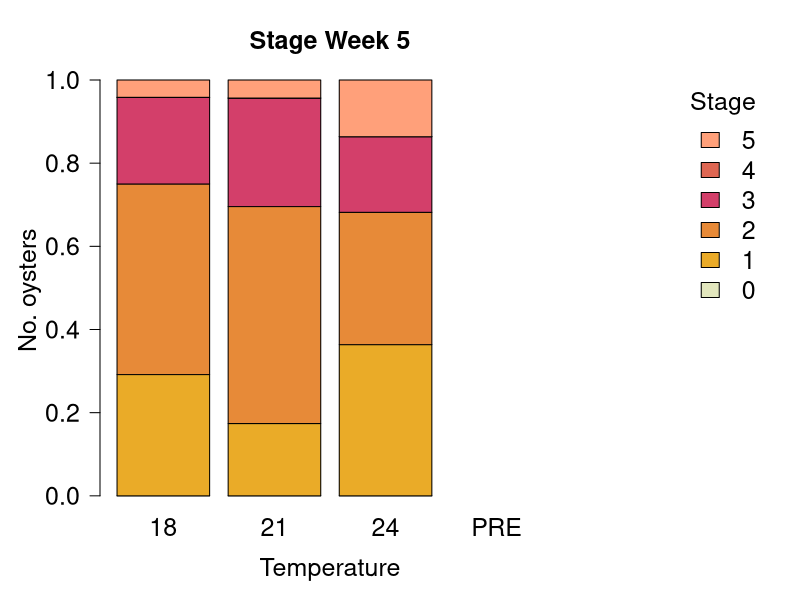
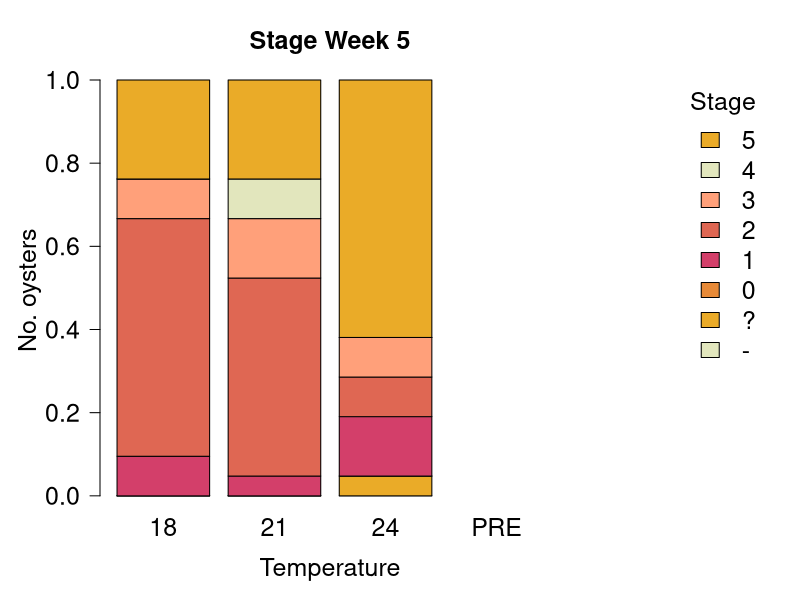
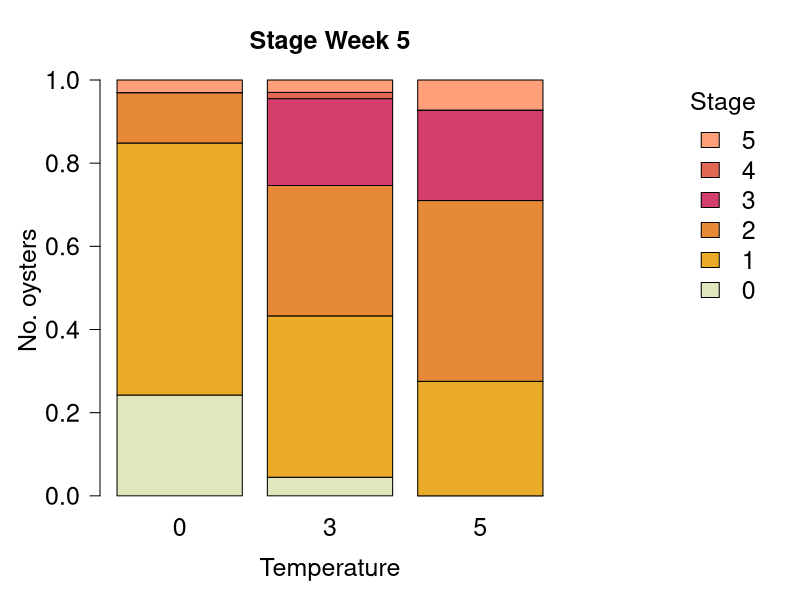
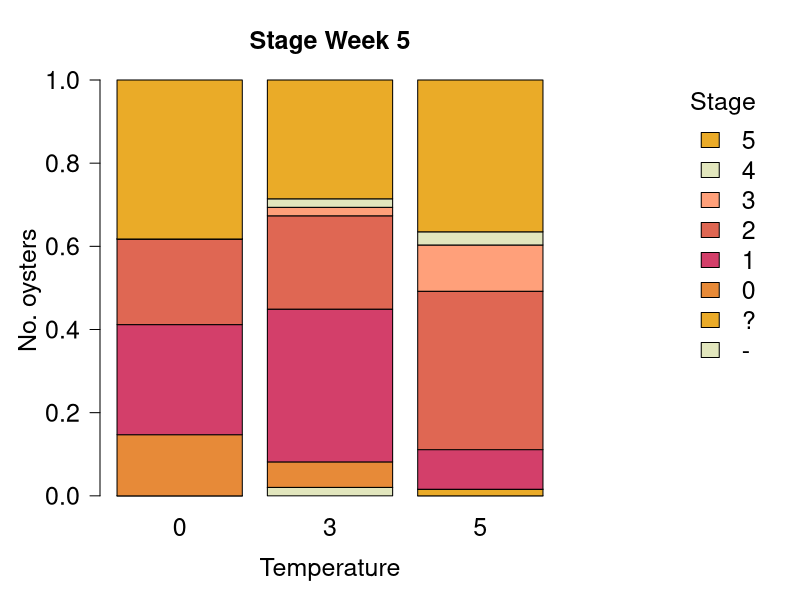

The R script that drew these images, in order:
# HISTOLOGY 

Histology <- read.csv("Angasi-Histology.csv", header=T, stringsAsFactors = T, na.strings = "NA")
Histology$FEMALE.STAGE <- as.factor(Histology$FEMALE.STAGE)
Histology$WEEK <- as.factor(Histology$WEEK)
str(Histology)

Week.3.F <- table(subset(Histology, WEEK==3)$TREATMENT, subset(Histology, WEEK==3)$FEMALE.STAGE)
Week.3.M <- table(subset(Histology, WEEK==3)$TREATMENT, subset(Histology, WEEK==3)$MALE.STAGE)

Week.5.F <- table(subset(Histology, WEEK==5)$TREATMENT, subset(Histology, WEEK==5)$FEMALE.STAGE)
Week.5.M <- table(subset(Histology, WEEK==5)$TREATMENT, subset(Histology, WEEK==5)$MALE.STAGE)

Week.5.pre.F <- table(Histology$WEEK, Histology$FEMALE.STAGE)
Week.5.pre.M <- table(Histology$WEEK, Histology$MALE.STAGE)

fisher.test(Week.3.F) #no diff 
fisher.test(Week.3.M) #no diff 
fisher.test(Week.5.F) #no diff 
fisher.test(Week.5.M) #YES DIFF - males spawned 
chisq.test(Week.5.pre.F, simulate.p.value = T) #YES DIFF 
chisq.test(Week.5.pre.M, simulate.p.value = T) #YES DIFF 

# Stacked barplot showing different stage by tempertature 
par(mfrow=c(1, 1), mar=c(5, 5, 4, 12))
barplot(t(prop.table(Week.5.F,1)), main="Stage Week 5", xlab="Temperature", ylab="No. oysters", las=1, col=c("#E2E6BD",  "#EAAB28", "#E78A38","#D33F6A", "#DF6753", "lightsalmon"), cex.main=1.5, cex.lab=1.5, cex.axis = 1.5, cex.names = 1.5, legend.text = TRUE, args.legend = list(x = "topright", bty = "n", inset=c(-0.45, 0), title="Stage", cex=1.5))

barplot(t(prop.table(Week.5.M,1)), main="Stage Week 5", xlab="Temperature", ylab="No. oysters", las=1, col=c("#E2E6BD",  "#EAAB28", "#E78A38","#D33F6A", "#DF6753", "lightsalmon"), cex.main=1.5, cex.lab=1.5, cex.axis = 1.5, cex.names = 1.5, legend.text = TRUE, args.legend = list(x = "topright", bty = "n", inset=c(-0.45, 0), title="Stage", cex=1.5))

barplot(t(prop.table(Week.5.pre.F,1)), main="Stage Week 5", xlab="Temperature", ylab="No. oysters", las=1, col=c("#E2E6BD",  "#EAAB28", "#E78A38","#D33F6A", "#DF6753", "lightsalmon"), cex.main=1.5, cex.lab=1.5, cex.axis = 1.5, cex.names = 1.5, legend.text = TRUE, args.legend = list(x = "topright", bty = "n", inset=c(-0.45, 0), title="Stage", cex=1.5))

barplot(t(prop.table(Week.5.pre.M,1)), main="Stage Week 5", xlab="Temperature", ylab="No. oysters", las=1, col=c("#E2E6BD",  "#EAAB28", "#E78A38","#D33F6A", "#DF6753", "lightsalmon"), cex.main=1.5, cex.lab=1.5, cex.axis = 1.5, cex.names = 1.5, legend.text = TRUE, args.legend = list(x = "topright", bty = "n", inset=c(-0.45, 0), title="Stage", cex=1.5))
